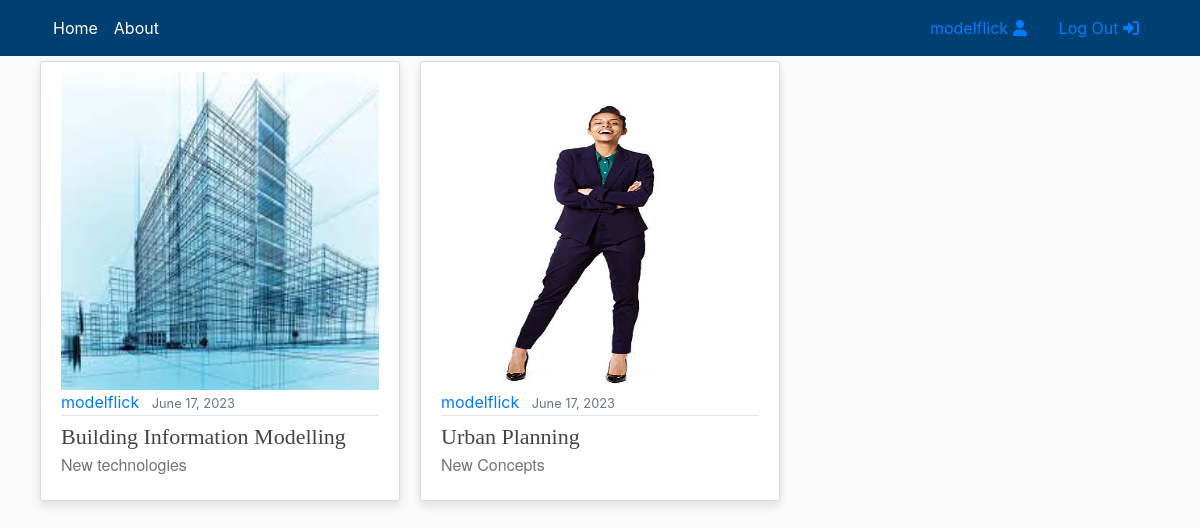
Screenshot of / (signed in) with the database file from the repository.
### users/models.py (models this page shows)
class CustomUser(AbstractUser):
    def image_upload_to(self, instance=None):
        if instance:
            return os.path.join("Users", self.username, instance)
        return None
    STATUS = (
        ('regular','regular'),
        ('subscriber','subscriber'),
        ('moderator','moderator')
    )
    email = models.EmailField(unique=True)
    status = models.CharField(max_length=100, choices=STATUS, default='regular')
    description = models.TextField('Description', max_length=600, default='', blank = True)
    image = models.ImageField(default = 'default/user.jpg',upload_to = image_upload_to)
    def __str__(self):
        return self.username

### main/models.py (models this page shows, shortened)
class ArticleSeries(models.Model):
    def image_upload_to(self, instance=None):
        if instance:
            return os.path.join("ArticleSeries", slugify(self.slug), instance)
        return None
    title = models.CharField(max_length=200)
    subtitle = models.CharField(max_length=200, default = '', blank = True)
    slug = models.SlugField('Article slug', null=False, blank= False, unique=True)
    published = models.DateTimeField('Date published', default=timezone.now)
    author = models.ForeignKey(get_user_model(), default=1, on_delete=models.SET_DEFAULT)
    image = models.ImageField(default = 'default/noimage.jpg',upload_to = image_upload_to, max_length = 255)
    class Meta:
        verbose_name_plural = 'Series'
        ordering = ['-published']

### main/views.py (the view)
# urls.py: path('', views.home, name = 'home'),
def home(request):
    matching_series = ArticleSeries.objects.all()
    return render(
        request=request,
        template_name = 'main/home.html',
        context = {'objects': matching_series}
        )

### main/templates/main/home.html
{% extends "main/header.html" %}
{% block content %}
    <div class="row display-flex justify-content-start">
    {% for object in objects %}
        <div class="col-lg-4 col-md-6 col-sm-12 mobiledevice">
            <article class="media content-section customhover" style="height: 95%;">
                <div class="media-body">
                    <a href="/{{object.slug}}">
                        <div class="aspect-ratio-box">
                            <img class="img-fluid" src="{{ object.image.url }}" alt="Image">
                        </div>
                    </a>
                    <div class="article-metadata">
                        <a class='mr-2' href="{% url 'profile' object.author %}">{{ object.author }}</a>
                        <small class="text-muted">{{ object.published|date:"F d, Y" }}</small>
                    </div>
                    <div>
                        <a class="article-title line-clamp-2 title-style" style="font-size: 22px" href="/{{object.slug}}">
                            {{ object.title }}
                        </a>
                        <a href="/{{object.slug}}" style="text-decoration: none;">
                            <p class="article-content line-clamp-5 subtitle-style">{{ object.subtitle }}</p>
                        </a>
                    </div>
                </div>
            </article>
        </div>
    {% endfor %}
    </div>
{% endblock content %}

### main/templates/main/includes/navbar.html (shortened to what this page needs)
<header class="site-header" style="margin-bottom: 5px">
    <nav class="navbar navbar-expand-md navbar-color">
        <div class="container">
            <div class="navbar-nav">
                <a class="nav-item nav-link" href="/">Home</a>
            </div>
            <div class="collapse navbar-collapse" id="navbarToggle">
                <div class="navbar-nav mr-auto">
                    <a class="nav-item nav-link" href="/">About</a>
                </div>
                {% if user.is_authenticated %}
                    <a class="nav-item nav-link" href="{% url 'profile' user.username %}">
                        {{user.username}} <i class="fas fa-user"></i>
                    </a>
                    <a class="nav-item nav-link" href="{% url 'logout' %}">
                        Log Out <i class="fas fa-sign-in-alt"></i>
                    </a>
                {% endif %}
                </div>
            </div>
    </nav>
</header>

### main/static/main/main.css (style rules this page uses)
:root { --footercolor: #003F72; --navbarcolor: #003F72; --btncolor: #003F72; --socialcolor: #003F72; --brightText: #ffffff; }
.navbar-color { background-color: var(--navbarcolor); }
body { background: #fafafa; }
.site-header .navbar-nav .nav-link { color: var(--brightText); }
.content-section { background: #ffffff; padding: 10px 20px; border: 1px solid #dddddd; border-radius: 3px; margin-bottom: 20px; }
.article-title { color: #444444; }
.article-content { white-space: pre-line; }
.article-metadata { padding-bottom: 1px; margin-bottom: 4px; border-bottom: 1px solid #e3e3e3 }
.row.display-flex { display: flex; flex-wrap: wrap; }
.row.display-flex > [class*='col-'] { flex-grow: 1; }
.customhover { background: #fff; box-shadow: 0 6px 10px rgba(0,0,0,.08), 0 0 6px rgba(0,0,0,.05); transition: .3s transform cubic-bezier(.155,1.105,.295,1.12),.3s box-shadow,.3s -webkit-transform cubic-bezier(.155,1.105,.295,1.12); cursor: pointer; }
@media screen and (min-width: 600px) { .mobiledevice { padding-left: 10px; padding-right: 10px; } }
.title-style { font-family: fell, Georgia, Cambria, 'Times New Roman', Times, serif !important; }
.subtitle-style { font-family: sohne, 'Helvetica Neue', Helvetica, Arial, sans-serif !important; color: rgba(117, 117, 117, 1) !important; }
.aspect-ratio-box { position: relative; }
.aspect-ratio-box::after { display: block; content: ''; padding-bottom: 100%; }
.aspect-ratio-box img { position: absolute; left: 0; right: 0; width: 100%; height: 100%; }

### rows the page displays
CustomUser: username "modelflick"
ArticleSeries: image (picture), author "modelflick", published "June 17, 2023", title "Building Information Modelling", subtitle "New technologies"
ArticleSeries: image (picture), author "modelflick", published "June 17, 2023", title "Urban Planning", subtitle "New Concepts"
